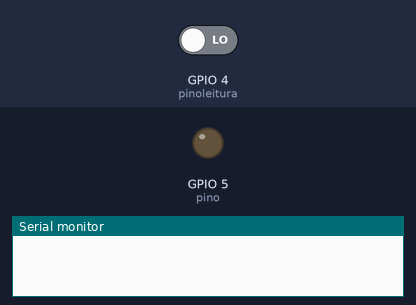
Recording of a sketch running on a simulated ESP8266 (NodeMCU). Parts: output pins drawn as LEDs (lit = HIGH), the last lines printed to the serial monitor. Inputs (shaded band) come from the test bench; at power-on: GPIO 4 (pinoleitura) LOW. WiFi joins after 1.5 s; servers stay silent unless stated; uploads are accepted with an empty reply.

Above: at 0.0 s.
At 2.7 s:
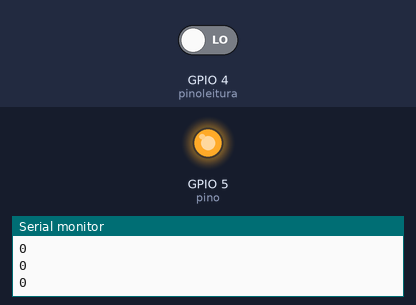
2.8 s: GPIO 4 (pinoleitura) driven HIGH
Timing chart, 0 to 5.8 s (numbered marks = the images above; inputs shaded):
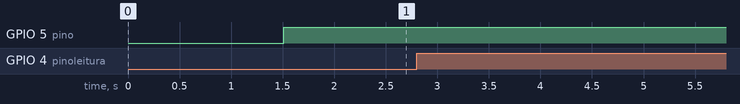

The sketch:

controlewifi.ino
```cpp
#include <ESP8266WiFi.h>

const char* ssid     = "rede";
const char* password = "12345678";
const char* host = "www..com";
boolean estado = true;
int pino = 5;
int pinoleitura = 4;
void conectar()
{
  Serial.begin(115200);
  delay(10);

  Serial.println();
  Serial.println();
  Serial.print("Connecting to ");
  Serial.println(ssid);
  WiFi.begin(ssid, password);
  while (WiFi.status() != WL_CONNECTED) {
    delay(500);
  }
}

void setup() {
  pinMode(pino,OUTPUT);
  pinMode(pinoleitura,INPUT);
  conectar();

}

void verificar_status()
{

  WiFiClient client;
  const int httpPort = 80;
  if (!client.connect(host, httpPort)) {
    Serial.println("connection failed");
    return;
  }

  String url = "/pedro/leitura.rkt";
  client.print(String("GET ") + url + " HTTP/1.1\r\n" +
               "Host: " + host + "\r\n" +
               "Connection: close\r\n\r\n");
  unsigned long timeout = millis();
  while (client.available() == 0) {
    if (millis() - timeout > 5000) {
      Serial.println(">>> Client Timeout !");
      client.stop();
      return;
    }
  }
  while (client.available()) {
    String line = client.readStringUntil('\r');
    if (line.indexOf("ligado") != -1)
    {
      estado = true;
    }
    if (line.indexOf("desligado") != -1)
    {
      estado = false;
    }

  }
}
void GET()
{
  WiFiClient client;
  const int httpPort = 80;
  if (!client.connect(host, httpPort)) {
    Serial.println("connection failed");
    return;
  }

  String url = "/pedro/leitura.rkt?query";

  Serial.print("Requesting URL: ");
  Serial.println(url);
  client.print(String("GET ") + url + " HTTP/1.1\r\n" +
               "Host: " + host + "\r\n" +
               "Connection: close\r\n\r\n");
  unsigned long timeout = millis();
  while (client.available() == 0) {
    if (millis() - timeout > 5000) {
      Serial.println(">>> Client Timeout !");
      client.stop();
      return;
    }
  }
  while (client.available()) {
    String line = client.readStringUntil('\r');
    if (line.indexOf("ligado") != -1)
    {
      estado = true;
    }
    if (line.indexOf("desligado") != -1)
    {
      estado = false;
    }

  }
  Serial.println("closing connection");
}

void controle()
{
  if(estado)
  {
    digitalWrite(pino,HIGH);
  }
  else
  {
    digitalWrite(pino,LOW);
  }
}

void loop() {
 if(digitalRead(pinoleitura) == 1)
 {
  delay(250);
  GET();
 }
 controle();
 Serial.println(digitalRead(pinoleitura));

}
```
